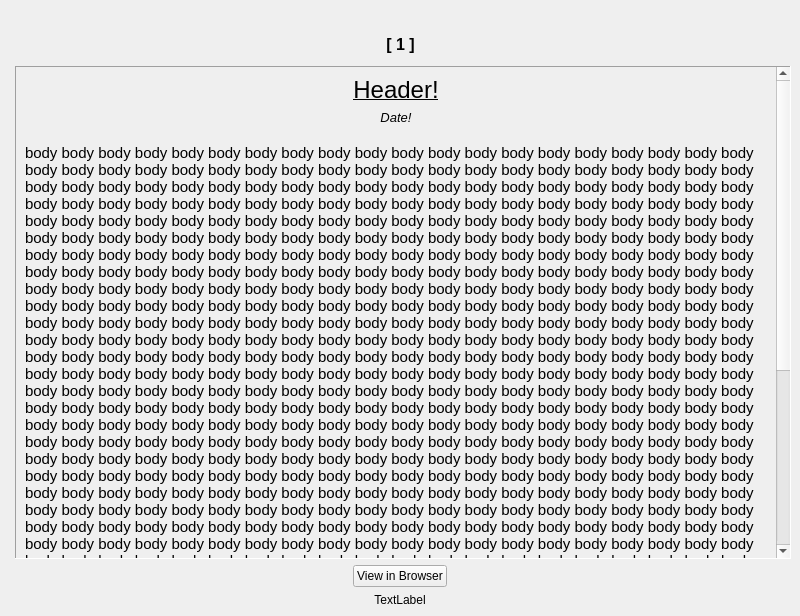
<?xml version="1.0" encoding="UTF-8"?>
<ui version="4.0">
 <class>MainWindow</class>
 <widget class="QMainWindow" name="MainWindow">
  <property name="geometry">
   <rect>
    <x>0</x>
    <y>0</y>
    <width>800</width>
    <height>616</height>
   </rect>
  </property>
  <property name="windowTitle">
   <string>Jade Launcher | Expanded News</string>
  </property>
  <property name="windowIcon">
   <iconset resource="../assets.qrc">
    <normaloff>:/images/assets/jadeIcon.png</normaloff>:/images/assets/jadeIcon.png</iconset>
  </property>
  <widget class="QWidget" name="centralwidget">
   <layout class="QGridLayout" name="gridLayout_3">
    <item row="0" column="0">
     <layout class="QGridLayout" name="gridLayout_2">
      <item row="0" column="0" colspan="2">
       <layout class="QHBoxLayout" name="horizontalLayout">
        <item>
         <spacer name="horizontalSpacer">
          <property name="orientation">
           <enum>Qt::Horizontal</enum>
          </property>
          <property name="sizeHint" stdset="0">
           <size>
            <width>268</width>
            <height>20</height>
           </size>
          </property>
         </spacer>
        </item>
        <item>
         <widget class="QLabel" name="image">
          <property name="sizePolicy">
           <sizepolicy hsizetype="Fixed" vsizetype="Fixed">
            <horstretch>0</horstretch>
            <verstretch>0</verstretch>
           </sizepolicy>
          </property>
          <property name="maximumSize">
           <size>
            <width>190</width>
            <height>130</height>
           </size>
          </property>
          <property name="text">
           <string/>
          </property>
          <property name="pixmap">
           <pixmap resource="../assets.qrc">:/images/assets/JadeLauncherLogo.png</pixmap>
          </property>
          <property name="scaledContents">
           <bool>true</bool>
          </property>
         </widget>
        </item>
        <item>
         <spacer name="horizontalSpacer_2">
          <property name="orientation">
           <enum>Qt::Horizontal</enum>
          </property>
          <property name="sizeHint" stdset="0">
           <size>
            <width>278</width>
            <height>20</height>
           </size>
          </property>
         </spacer>
        </item>
       </layout>
      </item>
      <item row="1" column="0" colspan="2">
       <layout class="QHBoxLayout" name="horizontalLayout_2">
        <item>
         <spacer name="horizontalSpacer_3">
          <property name="orientation">
           <enum>Qt::Horizontal</enum>
          </property>
          <property name="sizeHint" stdset="0">
           <size>
            <width>328</width>
            <height>13</height>
           </size>
          </property>
         </spacer>
        </item>
        <item>
         <widget class="QLabel" name="number">
          <property name="sizePolicy">
           <sizepolicy hsizetype="Fixed" vsizetype="Fixed">
            <horstretch>0</horstretch>
            <verstretch>0</verstretch>
           </sizepolicy>
          </property>
          <property name="text">
           <string>&lt;html&gt;&lt;head/&gt;&lt;body&gt;&lt;p align=&quot;center&quot;&gt;&lt;span style=&quot; font-size:12pt; font-weight:600;&quot;&gt;[ 1 ]&lt;/span&gt;&lt;/p&gt;&lt;/body&gt;&lt;/html&gt;</string>
          </property>
         </widget>
        </item>
        <item>
         <spacer name="horizontalSpacer_4">
          <property name="orientation">
           <enum>Qt::Horizontal</enum>
          </property>
          <property name="sizeHint" stdset="0">
           <size>
            <width>328</width>
            <height>13</height>
           </size>
          </property>
         </spacer>
        </item>
       </layout>
      </item>
      <item row="2" column="0" rowspan="2" colspan="2">
       <layout class="QHBoxLayout" name="horizontalLayout_3">
        <item>
         <spacer name="horizontalSpacer_5">
          <property name="orientation">
           <enum>Qt::Horizontal</enum>
          </property>
          <property name="sizeType">
           <enum>QSizePolicy::Fixed</enum>
          </property>
          <property name="sizeHint" stdset="0">
           <size>
            <width>178</width>
            <height>20</height>
           </size>
          </property>
         </spacer>
        </item>
        <item>
         <widget class="Line" name="line">
          <property name="orientation">
           <enum>Qt::Horizontal</enum>
          </property>
         </widget>
        </item>
        <item>
         <spacer name="horizontalSpacer_6">
          <property name="orientation">
           <enum>Qt::Horizontal</enum>
          </property>
          <property name="sizeType">
           <enum>QSizePolicy::Fixed</enum>
          </property>
          <property name="sizeHint" stdset="0">
           <size>
            <width>178</width>
            <height>20</height>
           </size>
          </property>
         </spacer>
        </item>
       </layout>
      </item>
      <item row="3" column="1">
       <widget class="QScrollArea" name="scrollArea">
        <property name="frameShape">
         <enum>QFrame::Panel</enum>
        </property>
        <property name="frameShadow">
         <enum>QFrame::Sunken</enum>
        </property>
        <property name="lineWidth">
         <number>1</number>
        </property>
        <property name="widgetResizable">
         <bool>true</bool>
        </property>
        <widget class="QWidget" name="scrollAreaWidgetContents">
         <property name="geometry">
          <rect>
           <x>0</x>
           <y>0</y>
           <width>755</width>
           <height>832</height>
          </rect>
         </property>
         <layout class="QVBoxLayout" name="verticalLayout">
          <item>
           <widget class="QLabel" name="header">
            <property name="text">
             <string>&lt;html&gt;&lt;head/&gt;&lt;body&gt;&lt;p align=&quot;center&quot;&gt;&lt;span style=&quot; font-size:18pt; text-decoration: underline;&quot;&gt;Header!&lt;/span&gt;&lt;/p&gt;&lt;/body&gt;&lt;/html&gt;</string>
            </property>
           </widget>
          </item>
          <item>
           <widget class="QLabel" name="date">
            <property name="text">
             <string>&lt;html&gt;&lt;head/&gt;&lt;body&gt;&lt;p align=&quot;center&quot;&gt;&lt;span style=&quot; font-size:10pt; font-style:italic;&quot;&gt;Date!&lt;/span&gt;&lt;/p&gt;&lt;/body&gt;&lt;/html&gt;</string>
            </property>
           </widget>
          </item>
          <item>
           <spacer name="verticalSpacer">
            <property name="orientation">
             <enum>Qt::Vertical</enum>
            </property>
            <property name="sizeHint" stdset="0">
             <size>
              <width>20</width>
              <height>13</height>
             </size>
            </property>
           </spacer>
          </item>
          <item>
           <widget class="QLabel" name="body">
            <property name="sizePolicy">
             <sizepolicy hsizetype="Preferred" vsizetype="Fixed">
              <horstretch>0</horstretch>
              <verstretch>0</verstretch>
             </sizepolicy>
            </property>
            <property name="minimumSize">
             <size>
              <width>0</width>
              <height>100</height>
             </size>
            </property>
            <property name="statusTip">
             <string/>
            </property>
            <property name="text">
             <string>&lt;html&gt;&lt;head/&gt;&lt;body&gt;&lt;p&gt;&lt;span style=&quot; font-size:11pt;&quot;&gt;body body body body body body body body body body body body body body body body body body body body body body body body body body body body body body body body body body body body body body body body body body body body body body body body body body body body body body body body body body body body body body body body body body body body body body body body body body body body body body body body body body body body body body body body body body body body body body body body body body body body body body body body body body body body body body body body body body body body body body body body body body body body body body body body body body body body body body body body body body body body body body body body body body body body body body body body body body body body body body body body body body body body body body body body body body body body body body body body body body body body body body body body body body body body body body body body body body body body body body body body body body body body body body body body body body body body body body body body body body body body body body body body body body body body body body body body body body body body body body body body body body body body body body body body body body body body body body body body body body body body body body body body body body body body body body body body body body body body body body body body body body body body body body body body body body body body body body body body body body body body body body body body body body body body body body body body body body body body body body body body body body body body body body body body body body body body body body body body body body body body body body body body body body body body body body body body body body body body body body body body body body body body body body body body body body body body body body body body body body body body body body body body body body body body body body body body body body body body body body body body body body body body body body body body body body body body body body body body body body body body body body body body body body body body body body body body body body body body body body body body body body body body body body body body body body body body body body body body body body body body body body body body body body body body body body body body body body body body body body body body body body body body body body body body body body body body body body body body body body body body body body body body body body body body body body body body body body body body body body body body body body body body body body body body body body body body body body body body body body body body body body body body body body body body body body body body body body body body body body body body body body body body body body body body body body body body body body body body body body body body body body body body body body body body body body body body body body body body body body body body body body body body body body body body body body body body body body body body body body body body body body body body body body body body body body body body body body body body body body body body body body body body body body body body body body body body body body body body body body body body body body body body body body body body body body body body body body body body body body body body body body body body body body body body body body body body body body body body body body body body body body body body body body body body body body body body body body body body body body body body body body body body body body body body body body body body body body body body body body body body body body body body body body body body body body body body body body body body body body body body body body body body body body body body body body body body body body body body body body body body body body body body body body body body body body body body body body body body body body body body body body body body body body body body body body &lt;/span&gt;&lt;/p&gt;&lt;/body&gt;&lt;/html&gt;</string>
            </property>
            <property name="wordWrap">
             <bool>true</bool>
            </property>
           </widget>
          </item>
         </layout>
        </widget>
       </widget>
      </item>
      <item row="4" column="0" colspan="2">
       <layout class="QGridLayout" name="gridLayout">
        <item row="0" column="0">
         <layout class="QHBoxLayout" name="horizontalLayout_4">
          <item>
           <spacer name="horizontalSpacer_7">
            <property name="orientation">
             <enum>Qt::Horizontal</enum>
            </property>
            <property name="sizeHint" stdset="0">
             <size>
              <width>298</width>
              <height>20</height>
             </size>
            </property>
           </spacer>
          </item>
          <item>
           <widget class="QPushButton" name="openUrl">
            <property name="sizePolicy">
             <sizepolicy hsizetype="Fixed" vsizetype="Fixed">
              <horstretch>0</horstretch>
              <verstretch>0</verstretch>
             </sizepolicy>
            </property>
            <property name="text">
             <string>View in Browser</string>
            </property>
           </widget>
          </item>
          <item>
           <spacer name="horizontalSpacer_8">
            <property name="orientation">
             <enum>Qt::Horizontal</enum>
            </property>
            <property name="sizeHint" stdset="0">
             <size>
              <width>298</width>
              <height>20</height>
             </size>
            </property>
           </spacer>
          </item>
         </layout>
        </item>
        <item row="1" column="0">
         <widget class="QLabel" name="url">
          <property name="sizePolicy">
           <sizepolicy hsizetype="Expanding" vsizetype="Fixed">
            <horstretch>0</horstretch>
            <verstretch>0</verstretch>
           </sizepolicy>
          </property>
          <property name="text">
           <string>&lt;html&gt;&lt;head/&gt;&lt;body&gt;&lt;p align=&quot;center&quot;&gt;TextLabel&lt;/p&gt;&lt;/body&gt;&lt;/html&gt;</string>
          </property>
         </widget>
        </item>
       </layout>
      </item>
     </layout>
    </item>
   </layout>
  </widget>
 </widget>
 <resources>
  <include location="../assets.qrc"/>
 </resources>
 <connections/>
</ui>
